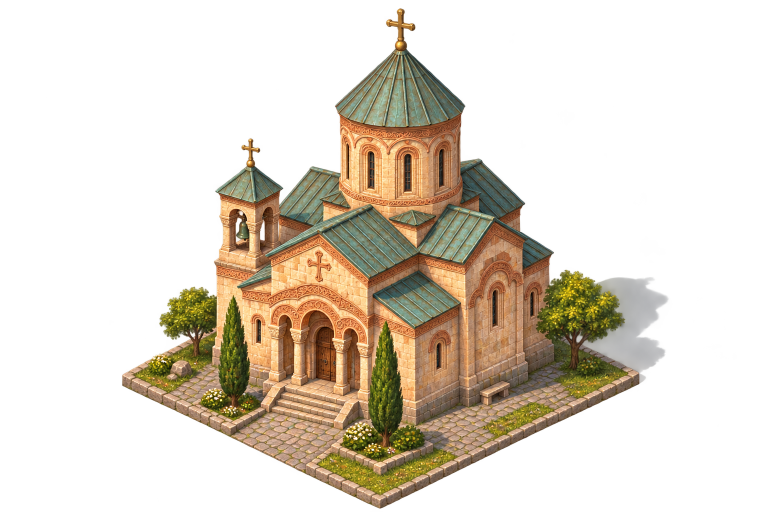
#> input picture art/preview11/church.png, 1536 x 1024 px, found by its file name (shown at 1/2 size)
$ python restore_ui.py
#> lines starting #> are read from the running program, lines starting #| are printed output that depends on the picture
from pathlib import Path
from lxml import etree as E
from PIL import Image,ImageDraw,ImageFont
import copy,json,shutil
W=Path(__file__).resolve().parent;S=W/'CityEvolution-Preview-11-Source';G=W/'CityEvolution-Preview-11';D=S/'data';A=S/'art/preview11';R=D/'images/readable';T=D/'images/tiles'
def el(p,t,**a):return E.SubElement(p,t,{k.replace('_','-'):str(v) for k,v in a.items()})
def cell(p,r,c,**a):return el(p,'cell',row=r,col=c,**a)
def save(p,t):p.write_bytes(E.tostring(t,encoding='UTF-8',xml_declaration=True,pretty_print=True))
def img(b,t,src,w,h):el(b,t,src=src,width=w,height=h,resizable='yes')
def plate(b,p,w,h):
 for t,st in [('image','normal'),('image-hover','hover'),('image-clicked','clicked')]:img(b,t,p+st+'.png',w,h)
def button(p,name,label,w,h,prefix='images/evolution/wide-',fs=16):
 b=el(p,'Button',name=name,width=w,height=h);plate(b,prefix,w,h);el(b,'text-caption',color='#edf1df',halign='center',font_size=fs).text=label;return b
def clean(im):
 im=im.convert('RGBA');im.putalpha(im.getchannel('A').point(lambda a:a if a>=128 else 0));bb=im.getchannel('A').getbbox();assert bb;return im.crop(bb)
#> in clean, im is the input picture: PIL image 1536x1024 RGBA; mean R, G, B, A 67.4, 55.5, 37.3, 80.9
#> after `bb = im.getchannel('A').getbbox()`: bb = (245, 17, 1279, 1017)
#> after `return im.crop(bb)`:
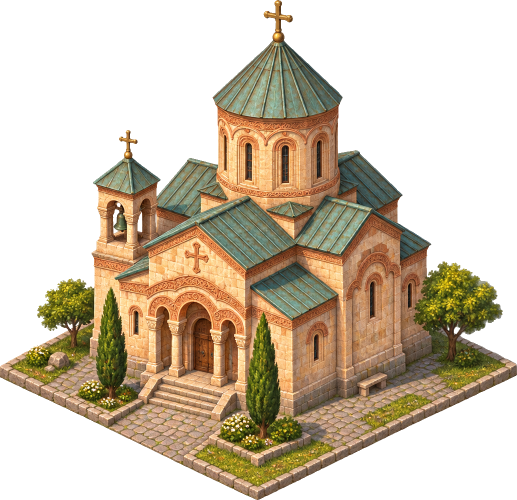
#> returned value: PIL image 1034x1000 RGBA (shown at 1/2 size); mean R, G, B, A 98.7, 81.2, 54.3, 121.4; transparent parts drawn white
# Restore the church and moving horse art previously generated.
church=clean(Image.open(A/'church.png'));church.thumbnail((376,640),Image.Resampling.LANCZOS)
#> after `church.thumbnail((376, 640), Image.Resampling.LANCZOS)`:
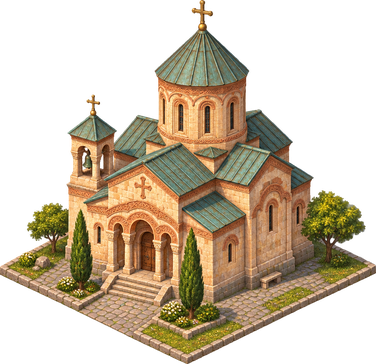
#> church: PIL image 376x364 RGBA; mean R, G, B, A 75.5, 61.5, 40.9, 121.5; transparent parts drawn white
out=Image.new('RGBA',(384,church.height+8));out.alpha_composite(church,((384-church.width)//2,4));out.save(T/'revamp11-church.png')
#> after `out = Image.new('RGBA', (384, church.height + 8))`: out: PIL image 384x372 RGBA; every value is 0
#> after `out.alpha_composite(church, ((384 - church.width) // 2, 4))`:
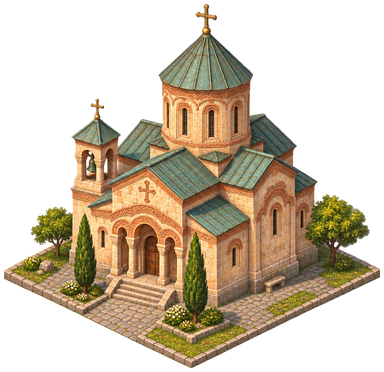
#> out: PIL image 384x372 RGBA; mean R, G, B, A 72.4, 59, 39.2, 116.4; transparent parts drawn white
#> (the run stopped early here; a loop or call above may not have finished)

$ run again, with art/preview11/compact-commune.png copied over art/preview11/church.png
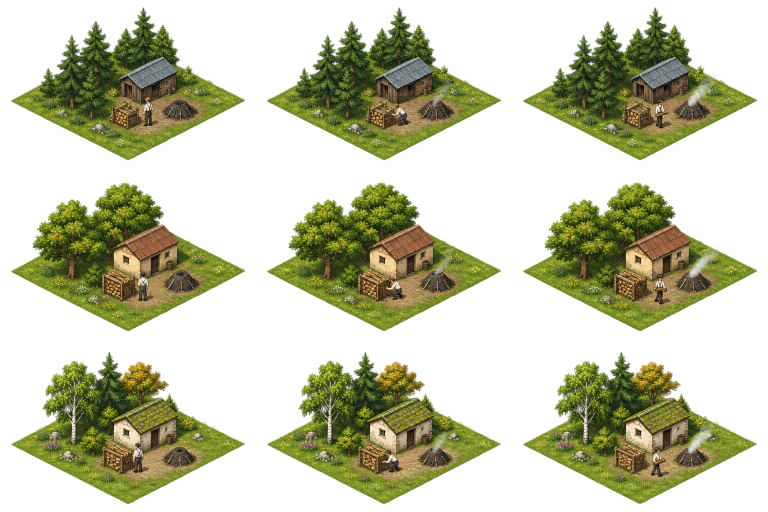
#> input picture art/preview11/compact-commune.png, 1536 x 1024 px, found by its file name (shown at 1/2 size)
#> in clean, im is the input picture: PIL image 1536x1024 RGBA; mean R, G, B, A 90.2, 99.7, 32.9, 99.6
#> bb = (23, 15, 1514, 1008)
#> `church.thumbnail((376, 640), Image.Resampling.LANCZOS)`:
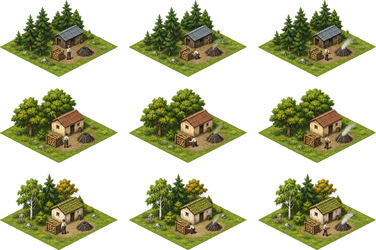
#> church: PIL image 376x250 RGBA; mean R, G, B, A 49.8, 52.4, 20.4, 105.1; transparent parts drawn white
#> out: PIL image 384x258 RGBA; every value is 0
#> `out.alpha_composite(church, ((384 - church.width) // 2, 4))`:
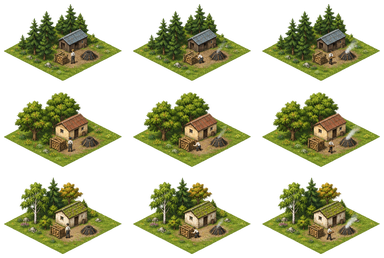
#> out: PIL image 384x258 RGBA; mean R, G, B, A 47.3, 49.7, 19.4, 99.7; transparent parts drawn white

$ run again, with art/preview11/compact-farm.png copied over art/preview11/church.png
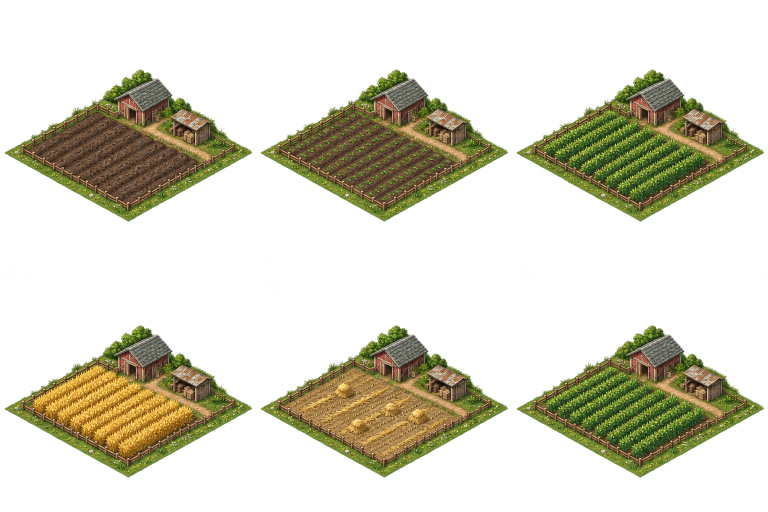
#> input picture art/preview11/compact-farm.png, 1536 x 1024 px, found by its file name (shown at 1/2 size)
#> in clean, im is the input picture: PIL image 1536x1024 RGBA; mean R, G, B, A 64.6, 66.8, 28.9, 71.4
#> bb = (9, 139, 1528, 955)
#> `church.thumbnail((376, 640), Image.Resampling.LANCZOS)`:
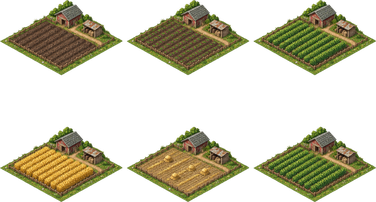
#> church: PIL image 376x202 RGBA; mean R, G, B, A 45.5, 43.4, 21, 90.2; transparent parts drawn white
#> out: PIL image 384x210 RGBA; every value is 0
#> `out.alpha_composite(church, ((384 - church.width) // 2, 4))`:
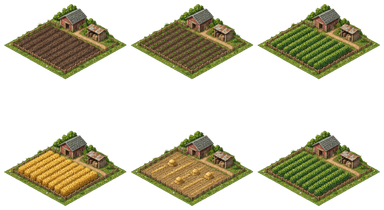
#> out: PIL image 384x210 RGBA; mean R, G, B, A 42.8, 40.9, 19.8, 85; transparent parts drawn white

$ run again, with art/preview11/compact-housing.png copied over art/preview11/church.png
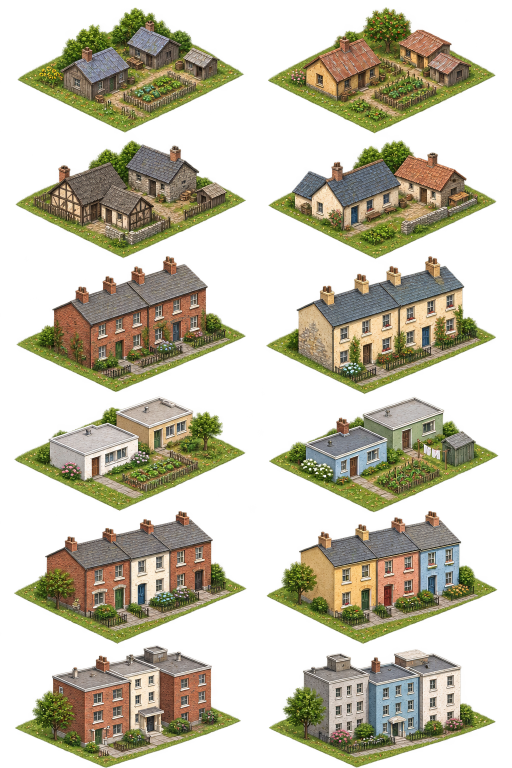
#> input picture art/preview11/compact-housing.png, 1024 x 1536 px, found by its file name (shown at 1/2 size)
#> in clean, im is the input picture: PIL image 1024x1536 RGBA; mean R, G, B, A 116.2, 113.7, 69.7, 116.9
#> bb = (29, 15, 996, 1535)
#> `church.thumbnail((376, 640), Image.Resampling.LANCZOS)`:
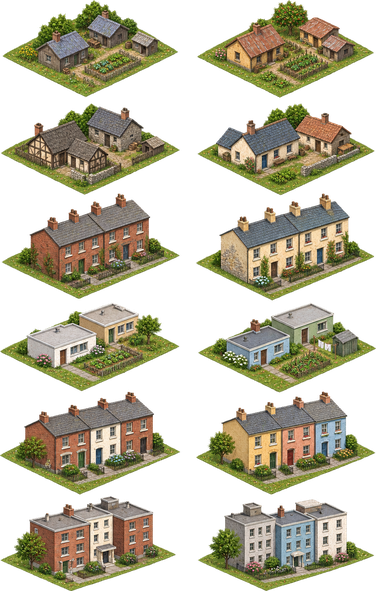
#> church: PIL image 376x591 RGBA; mean R, G, B, A 70.1, 66.1, 45.7, 124.4; transparent parts drawn white
#> out: PIL image 384x599 RGBA; every value is 0
#> `out.alpha_composite(church, ((384 - church.width) // 2, 4))`:
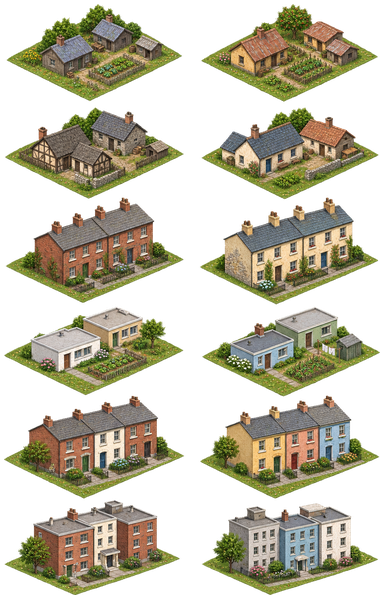
#> out: PIL image 384x599 RGBA; mean R, G, B, A 67.7, 63.9, 44.2, 120.2; transparent parts drawn white
